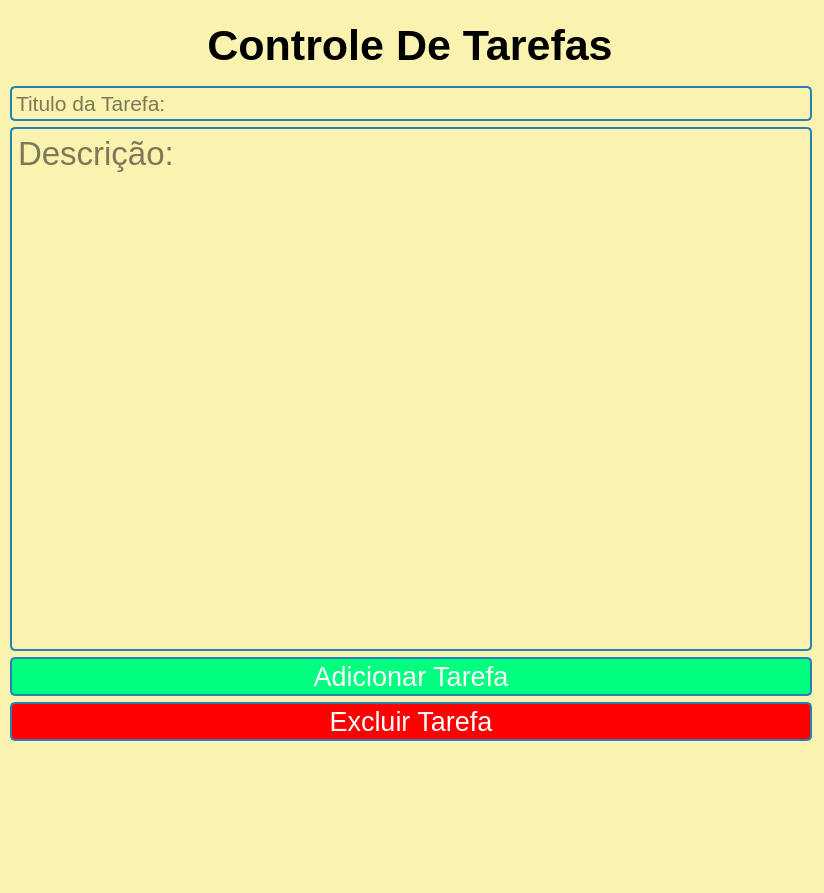
<?xml version="1.0" encoding="UTF-8"?>
<ui version="4.0">
 <class>MainWindow</class>
 <widget class="QMainWindow" name="MainWindow">
  <property name="geometry">
   <rect>
    <x>0</x>
    <y>0</y>
    <width>824</width>
    <height>893</height>
   </rect>
  </property>
  <property name="windowTitle">
   <string>MainWindow</string>
  </property>
  <property name="styleSheet">
   <string notr="true">background-color: #FAF3B0;</string>
  </property>
  <widget class="QWidget" name="centralwidget">
   <widget class="QWidget" name="verticalLayoutWidget">
    <property name="geometry">
     <rect>
      <x>10</x>
      <y>10</y>
      <width>802</width>
      <height>731</height>
     </rect>
    </property>
    <layout class="QVBoxLayout" name="verticalLayout">
     <item>
      <widget class="QLabel" name="label">
       <property name="minimumSize">
        <size>
         <width>800</width>
         <height>70</height>
        </size>
       </property>
       <property name="maximumSize">
        <size>
         <width>800</width>
         <height>70</height>
        </size>
       </property>
       <property name="font">
        <font>
         <family>Segoe UI</family>
         <pointsize>32</pointsize>
         <weight>75</weight>
         <bold>true</bold>
        </font>
       </property>
       <property name="cursor">
        <cursorShape>ArrowCursor</cursorShape>
       </property>
       <property name="contextMenuPolicy">
        <enum>Qt::PreventContextMenu</enum>
       </property>
       <property name="layoutDirection">
        <enum>Qt::LeftToRight</enum>
       </property>
       <property name="styleSheet">
        <string notr="true">color: black;</string>
       </property>
       <property name="text">
        <string>Controle De Tarefas</string>
       </property>
       <property name="alignment">
        <set>Qt::AlignCenter</set>
       </property>
      </widget>
     </item>
     <item>
      <widget class="QLineEdit" name="Titulo">
       <property name="font">
        <font>
         <family>Segoe UI</family>
         <pointsize>16</pointsize>
        </font>
       </property>
       <property name="contextMenuPolicy">
        <enum>Qt::PreventContextMenu</enum>
       </property>
       <property name="styleSheet">
        <string notr="true">border: 2px solid #2980b9;
border-radius: 5px;
padding: 2px;
color: black;</string>
       </property>
       <property name="placeholderText">
        <string>Titulo da Tarefa:</string>
       </property>
      </widget>
     </item>
     <item>
      <widget class="QTextEdit" name="Descricao">
       <property name="enabled">
        <bool>true</bool>
       </property>
       <property name="font">
        <font>
         <family>Segoe UI</family>
         <pointsize>25</pointsize>
        </font>
       </property>
       <property name="cursor" stdset="0">
        <cursorShape>IBeamCursor</cursorShape>
       </property>
       <property name="styleSheet">
        <string notr="true">border: 2px solid #2980b9;
border-radius: 5px;
padding: 2px;
color: black;
</string>
       </property>
       <property name="placeholderText">
        <string>Descrição:</string>
       </property>
      </widget>
     </item>
     <item>
      <widget class="QPushButton" name="Adicionar">
       <property name="font">
        <font>
         <family>Segoe UI</family>
         <pointsize>20</pointsize>
        </font>
       </property>
       <property name="cursor">
        <cursorShape>PointingHandCursor</cursorShape>
       </property>
       <property name="styleSheet">
        <string notr="true">border: 2px solid #2980b9;
border-radius: 5px;
padding: 2px;
background-color: #00FF7F	;
color: white;
</string>
       </property>
       <property name="text">
        <string>Adicionar Tarefa</string>
       </property>
      </widget>
     </item>
     <item>
      <widget class="QPushButton" name="pushButton_2">
       <property name="font">
        <font>
         <family>Segoe UI</family>
         <pointsize>20</pointsize>
        </font>
       </property>
       <property name="cursor">
        <cursorShape>PointingHandCursor</cursorShape>
       </property>
       <property name="styleSheet">
        <string notr="true">border: 2px solid #2980b9;
border-radius: 5px;
padding: 2px;
background-color: #FF0000	;
color: white;</string>
       </property>
       <property name="text">
        <string>Excluir Tarefa</string>
       </property>
      </widget>
     </item>
    </layout>
    <zorder>Adicionar</zorder>
    <zorder>pushButton_2</zorder>
    <zorder>Titulo</zorder>
    <zorder>Descricao</zorder>
    <zorder>label</zorder>
   </widget>
  </widget>
 </widget>
 <resources/>
 <connections/>
</ui>
